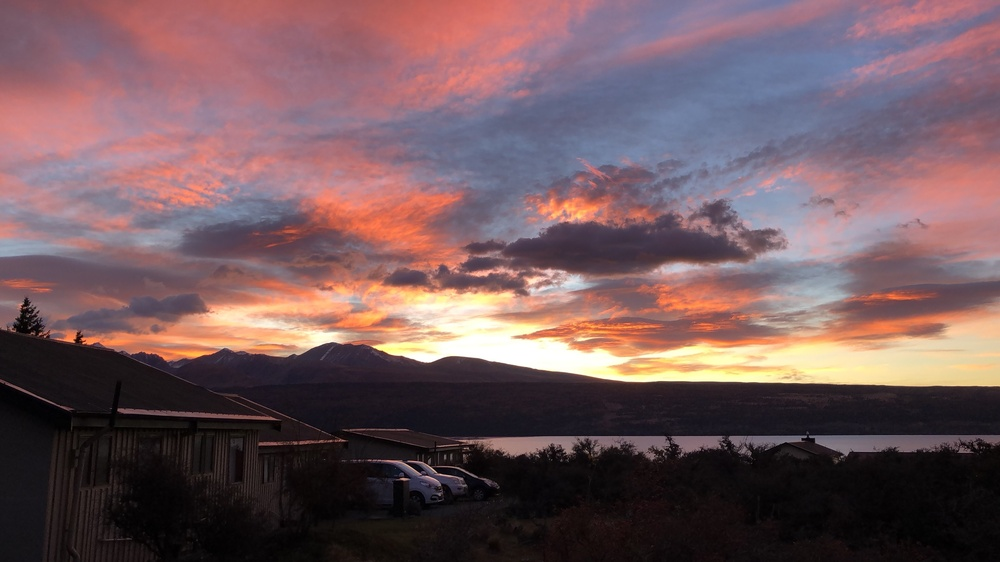
#> input picture insta.jpeg, 1000 x 562 px, shrunk from 3840 x 2160 before the run, found by its file name
$ python gaussianBlur.py
#> lines starting #> are read from the running program, lines starting #| are printed output that depends on the picture
# Adds noise into an image and applies Gaussian Filtering
import cv2  # install opencv-python package, not cv2
import numpy as np

img = cv2.imread(r'/Users/puaqieshang/Desktop/insta.jpeg') # Reads image from local disk
#> img is the input picture: shape (562, 1000, 3); mean B, G, R 92.9, 88.6, 114.5

dst = np.empty_like(img) #create empty array the size of the image
noise = cv2.randn(img, (0,0,0), (1,1,1)) #add random img noise

# Pass img through noise filter to add noise
# alpha, beta and gamma adjusts the contrasts??
img_noise = cv2.addWeighted(dst, 0.75, noise, 0.75, 60)
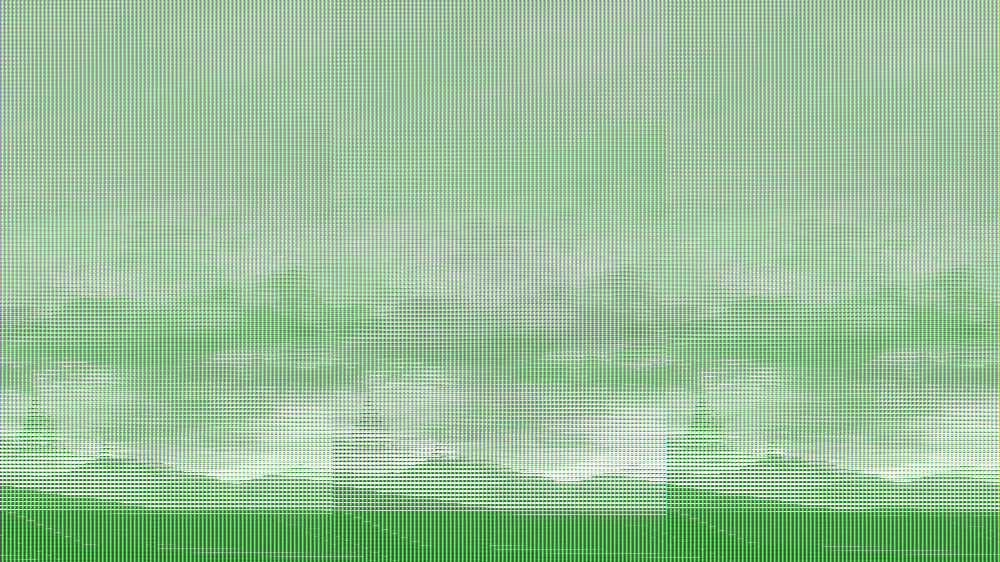
#> img_noise: shape (562, 1000, 3); mean B, G, R 177.9, 177.9, 177.9
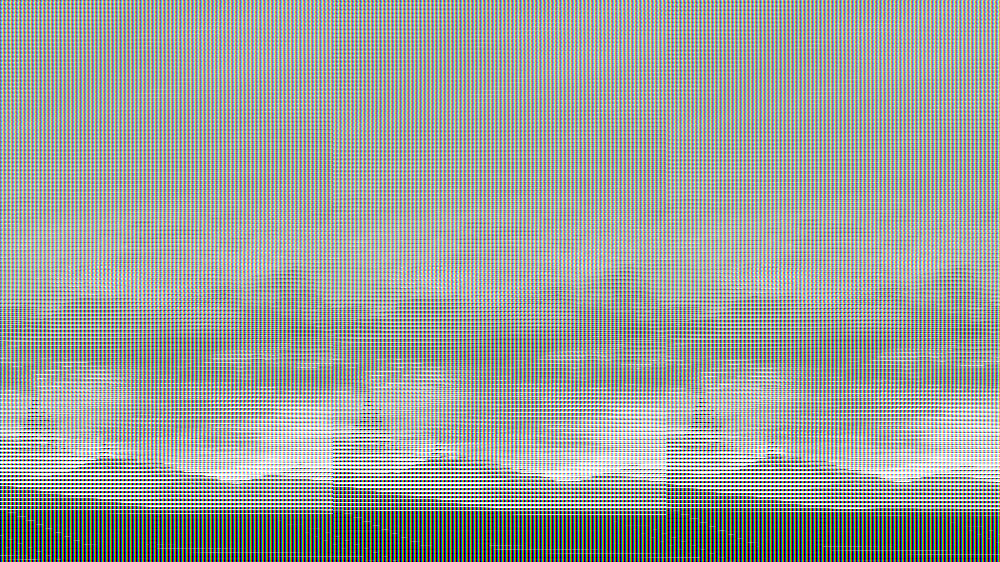
#> dst: shape (562, 1000, 3); mean B, G, R 156.9, 156.9, 156.9

# Blurring function; kernel and sigma is up to user's preference
img_final = cv2.GaussianBlur(img_noise, (21, 21), 9)
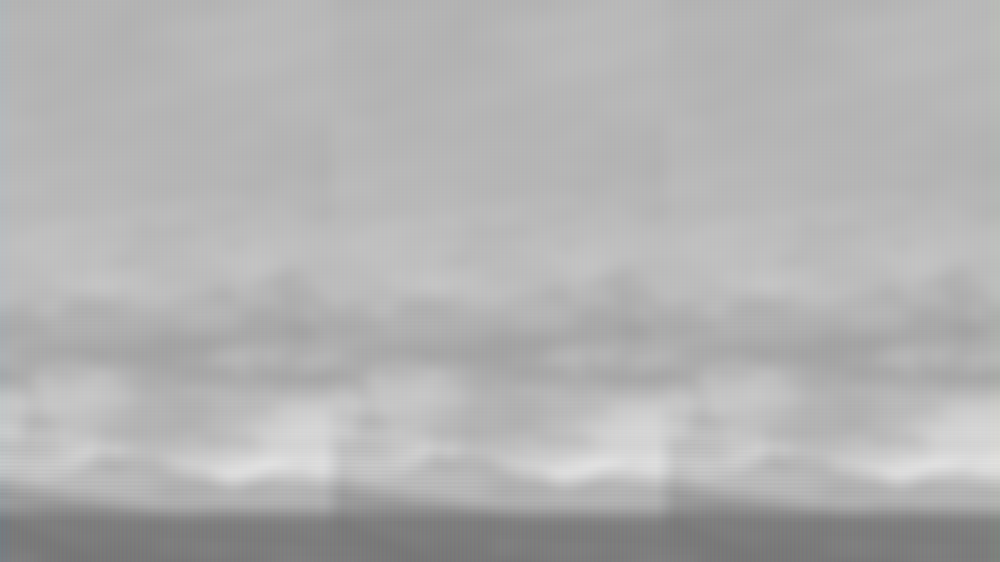
#> img_final: shape (562, 1000, 3); mean B, G, R 177.9, 178, 177.9

cv2.imshow('Img', img_final)

k = cv2.waitKey(0) & 0xFF
#> (key Esc is pressed here)
if k == 27:  # Enter ESC key to exit
    cv2.destroyAllWindows()
elif k == ord('s'):  # Enter 's' key to save and exit
    cv2.imwrite('test.png', img_final.astype(np.uint8))
    # Python saves images in uint32 or uint64, so need to typecast it to uint8
    cv2.destroyAllWindows()
